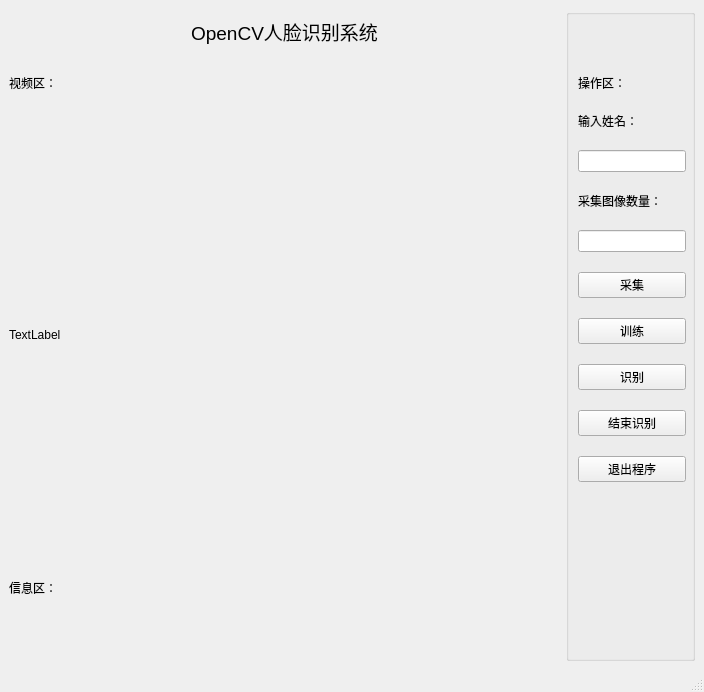
<?xml version="1.0" encoding="UTF-8"?>
<ui version="4.0">
 <class>MainWindow</class>
 <widget class="QMainWindow" name="MainWindow">
  <property name="geometry">
   <rect>
    <x>0</x>
    <y>0</y>
    <width>704</width>
    <height>692</height>
   </rect>
  </property>
  <property name="windowTitle">
   <string>OpenCV人脸识别</string>
  </property>
  <property name="windowIcon">
   <iconset>
    <normaloff>UI_images/logo.png</normaloff>UI_images/logo.png</iconset>
  </property>
  <widget class="QWidget" name="centralwidget">
   <layout class="QHBoxLayout" name="horizontalLayout" stretch="1,0">
    <item>
     <layout class="QVBoxLayout" name="verticalLayout_2" stretch="1,1,10,1,1">
      <item>
       <widget class="QLabel" name="label_9">
        <property name="text">
         <string>&lt;html&gt;&lt;head/&gt;&lt;body&gt;&lt;p align=&quot;center&quot;&gt;&lt;span style=&quot; font-size:14pt;&quot;&gt;OpenCV人脸识别系统&lt;/span&gt;&lt;/p&gt;&lt;/body&gt;&lt;/html&gt;</string>
        </property>
       </widget>
      </item>
      <item>
       <widget class="QLabel" name="label_4">
        <property name="text">
         <string>视频区：</string>
        </property>
       </widget>
      </item>
      <item>
       <widget class="QLabel" name="label">
        <property name="text">
         <string>TextLabel</string>
        </property>
       </widget>
      </item>
      <item>
       <widget class="QLabel" name="label_5">
        <property name="text">
         <string>信息区：</string>
        </property>
       </widget>
      </item>
      <item>
       <widget class="QLabel" name="label_2">
        <property name="text">
         <string/>
        </property>
       </widget>
      </item>
     </layout>
    </item>
    <item>
     <widget class="QGroupBox" name="verticalGroupBox">
      <layout class="QVBoxLayout" name="verticalLayout" stretch="1,0,0,5,0,5,5,5,5,5,5,5">
       <property name="spacing">
        <number>20</number>
       </property>
       <property name="rightMargin">
        <number>6</number>
       </property>
       <item>
        <widget class="QLabel" name="label_10">
         <property name="text">
          <string/>
         </property>
        </widget>
       </item>
       <item>
        <widget class="QLabel" name="label_8">
         <property name="text">
          <string>操作区：</string>
         </property>
        </widget>
       </item>
       <item>
        <widget class="QLabel" name="label_6">
         <property name="text">
          <string>输入姓名：</string>
         </property>
        </widget>
       </item>
       <item>
        <widget class="QLineEdit" name="lineEdit"/>
       </item>
       <item>
        <widget class="QLabel" name="label_3">
         <property name="text">
          <string>采集图像数量：</string>
         </property>
        </widget>
       </item>
       <item>
        <widget class="QLineEdit" name="lineEdit_2"/>
       </item>
       <item>
        <widget class="QPushButton" name="pushButton">
         <property name="text">
          <string>采集</string>
         </property>
        </widget>
       </item>
       <item>
        <widget class="QPushButton" name="pushButton_2">
         <property name="text">
          <string>训练</string>
         </property>
        </widget>
       </item>
       <item>
        <widget class="QPushButton" name="pushButton_3">
         <property name="text">
          <string>识别</string>
         </property>
        </widget>
       </item>
       <item>
        <widget class="QPushButton" name="pushButton_4">
         <property name="text">
          <string>结束识别</string>
         </property>
        </widget>
       </item>
       <item>
        <widget class="QPushButton" name="pushButton_5">
         <property name="text">
          <string>退出程序</string>
         </property>
        </widget>
       </item>
       <item>
        <widget class="QLabel" name="label_7">
         <property name="text">
          <string/>
         </property>
        </widget>
       </item>
      </layout>
     </widget>
    </item>
   </layout>
  </widget>
  <widget class="QMenuBar" name="menubar">
   <property name="geometry">
    <rect>
     <x>0</x>
     <y>0</y>
     <width>704</width>
     <height>22</height>
    </rect>
   </property>
  </widget>
  <widget class="QStatusBar" name="statusbar"/>
 </widget>
 <resources/>
 <connections/>
</ui>
